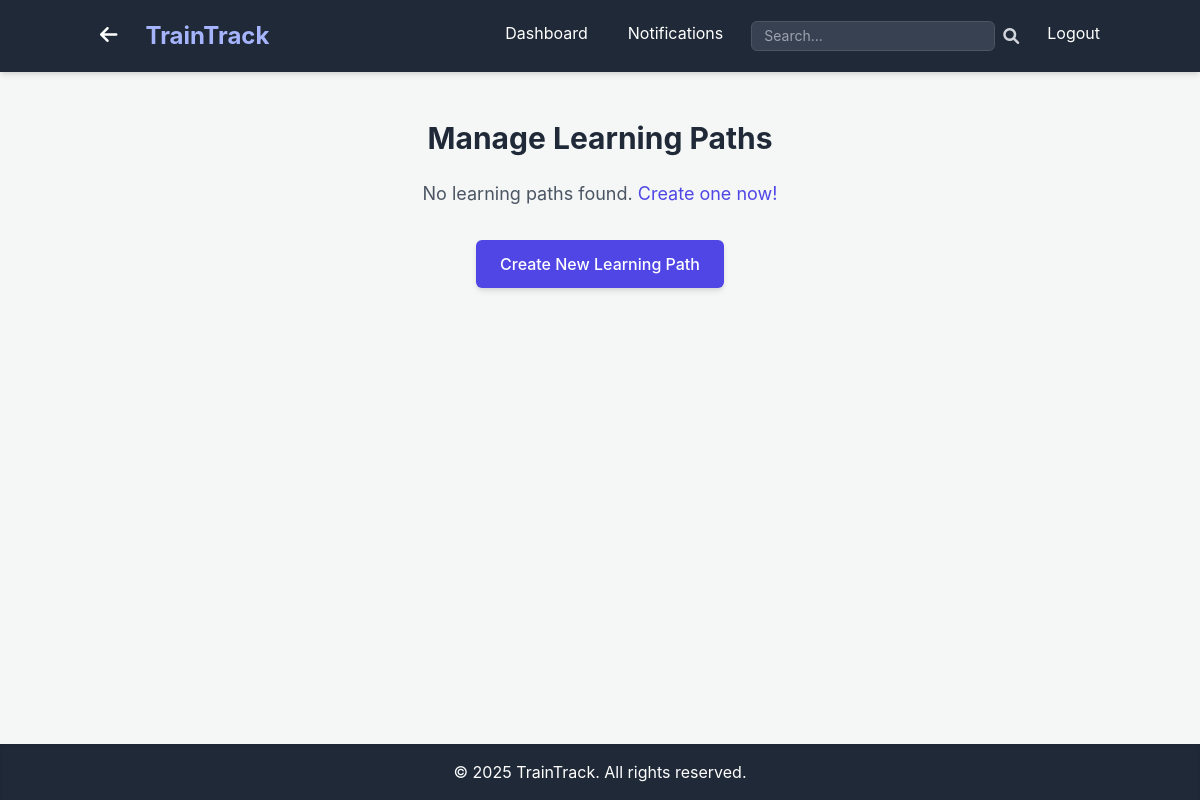
Before: /admin/learning_paths (signed in) with the older database file.
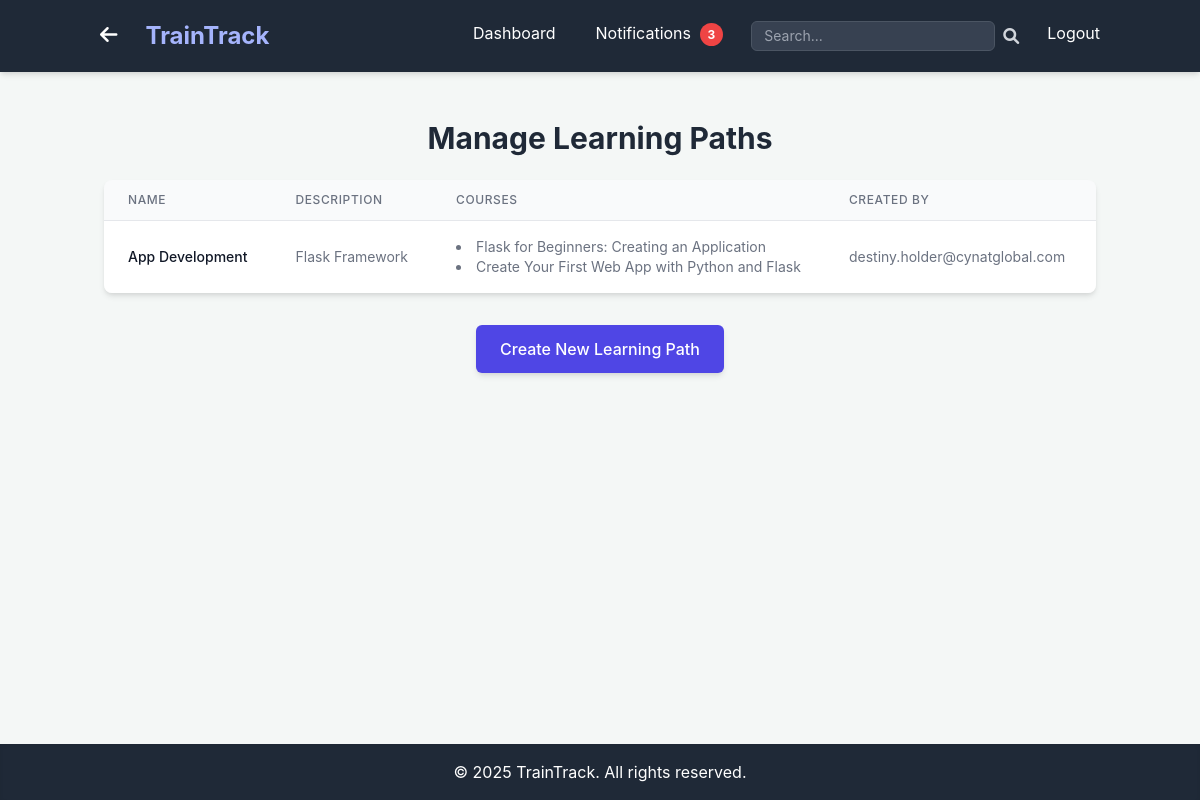
After: the same page with the newer database file.
### app.py (models this page shows, shortened)
class LearningPath(db.Model):
    id = db.Column(db.Integer, primary_key=True)
    name = db.Column(db.String(120), nullable=False)
    description = db.Column(db.Text, nullable=True)
    created_at = db.Column(db.DateTime, default=datetime.utcnow)
    created_by_id = db.Column(db.Integer, db.ForeignKey('user.id'), nullable=False)
    courses = relationship('Course', secondary=learning_path_courses, back_populates='learning_paths')
    assignments = db.relationship('Assignment', backref='learning_path', lazy=True)

class Course(db.Model):
    id = db.Column(db.Integer, primary_key=True)
    name = db.Column(db.String(120), nullable=False)
    description = db.Column(db.Text, nullable=True)
    course_link = db.Column(db.String(255), nullable=True) # New field for external link
    domain = db.Column(db.String(50), nullable=True) # Changed from 'category' to 'domain'
    created_at = db.Column(db.DateTime, default=datetime.utcnow)
    created_by_id = db.Column(db.Integer, db.ForeignKey('user.id'), nullable=False) # Admin who created it
    assessments = db.relationship('Assessment', backref='course', lazy=True)
    assignments = db.relationship('Assignment', backref='course', lazy=True)
    modules = db.relationship('Module', backref='course', lazy=True) # New relationship for modules
    learning_paths = relationship('LearningPath', secondary=learning_path_courses, back_populates='courses')

class User(UserMixin, db.Model):
    id = db.Column(db.Integer, primary_key=True)
    username = db.Column(db.String(80), unique=True, nullable=False)
    password_hash = db.Column(db.String(128), nullable=False)
    role = db.Column(db.String(20), nullable=False, default='trainee')
    domain = db.Column(db.String(50), nullable=True) # New field for trainee/admin domain
    assignments_as_trainee = db.relationship('Assignment', foreign_keys='Assignment.trainee_id', backref='trainee', lazy=True)
    created_courses = db.relationship('Course', foreign_keys='Course.created_by_id', backref='creator', lazy=True)
    created_assessments = db.relationship('Assessment', foreign_keys='Assessment.created_by_id', backref='assessor_creator', lazy=True)
    created_learning_paths = db.relationship('LearningPath', foreign_keys='LearningPath.created_by_id', backref='path_creator', lazy=True)
    assigned_assignments = db.relationship('Assignment', foreign_keys='Assignment.assigned_by_id', backref='assigner', lazy=True)
    notifications_received = db.relationship('Notification', foreign_keys='Notification.recipient_id', backref='recipient', lazy=True)
    notifications_sent = db.relationship('Notification', foreign_keys='Notification.sender_id', backref='sender', lazy=True)
    graded_submissions = db.relationship('Submission', foreign_keys='Submission.graded_by_id', backref='grader', lazy=True)

### app.py (the view)
@app.route('/admin/learning_paths')
@login_required
@admin_required
def admin_view_learning_paths():
    current_year = datetime.now().year
    learning_paths = db.session.query(LearningPath).all()
    return render_template('admin/view_learning_paths.html', title='Manage Learning Paths', learning_paths=learning_paths, current_year=current_year)

### app.py (called while the page is built)
def role_required(role):
    def decorator(f):
        @wraps(f)
        def decorated_function(*args, **kwargs):
            if not current_user.is_authenticated or current_user.role != role:
                flash('You do not have permission to access this page.', 'danger')
                return redirect(url_for('dashboard')) # Redirect to dashboard or login
            return f(*args, **kwargs)
        return decorated_function
    return decorator

@login_manager.user_loader
def load_user(user_id):
    return db.session.get(User, int(user_id))

@app.context_processor
def inject_unread_notifications_count():
    if current_user.is_authenticated:
        unread_count = Notification.query.filter_by(recipient_id=current_user.id, is_read=False).count()
        return dict(unread_notifications_count=unread_count)
    return dict(unread_notifications_count=0)

### templates/admin/view_learning_paths.html (shortened to what this page needs)
{% extends "base.html" %}
{% block content %}
    <h1 class="text-3xl font-bold text-gray-800 mb-6 text-center">Manage Learning Paths</h1>
    {% if learning_paths %}
        <div class="overflow-x-auto bg-white rounded-lg shadow-md">
            <table class="min-w-full divide-y divide-gray-200">
                <thead class="bg-gray-50">
                    <tr>
                        <th scope="col" class="px-6 py-3 text-left text-xs font-medium text-gray-500 uppercase tracking-wider">
                            Name
                        </th>
                        <th scope="col" class="px-6 py-3 text-left text-xs font-medium text-gray-500 uppercase tracking-wider">
                            Description
                        </th>
                        <th scope="col" class="px-6 py-3 text-left text-xs font-medium text-gray-500 uppercase tracking-wider">
                            Courses
                        </th>
                        <th scope="col" class="px-6 py-3 text-left text-xs font-medium text-gray-500 uppercase tracking-wider">
                            Created By
                        </th>
                        <th scope="col" class="px-6 py-3 text-left text-xs font-medium text-gray-500 uppercase tracking-wider">
                        </th>
                    </tr>
                </thead>
                <tbody class="bg-white divide-y divide-gray-200">
                    {% for path in learning_paths %}
                    <tr>
                        <td class="px-6 py-4 whitespace-nowrap text-sm font-medium text-gray-900">
                            {{ path.name }}
                        </td>
                        <td class="px-6 py-4 whitespace-nowrap text-sm text-gray-500">
                            {{ path.description if path.description else 'N/A' }}
                        </td>
                        <td class="px-6 py-4 whitespace-nowrap text-sm text-gray-500">
                            {% if path.courses %}
                                <ul class="list-disc list-inside">
                                    {% for course in path.courses %}
                                        <li>{{ course.name }}</li>
                                    {% endfor %}
                                </ul>
                            {% else %}
                                No courses linked
                            {% endif %}
                        </td>
                        <td class="px-6 py-4 whitespace-nowrap text-sm text-gray-500">
                            {{ path.path_creator.username }}
                        </td>
                        <td class="px-6 py-4 whitespace-nowrap text-sm font-medium">
                        </td>
                    </tr>
                    {% endfor %}
                </tbody>
            </table>
        </div>
    {% else %}
        <p class="text-center text-gray-600 text-lg">No learning paths found. <a href="{{ url_for('create_learning_path') }}" class="text-indigo-600 hover:underline">Create one now!</a></p>
    {% endif %}
    <div class="mt-8 text-center">
        <a href="{{ url_for('create_learning_path') }}" class="inline-block bg-indigo-600 text-white px-6 py-3 rounded-md font-medium hover:bg-indigo-700 transition duration-300 shadow-md">
            Create New Learning Path
        </a>
    </div>
{% endblock %}

Changed rows visible on the page:
added LearningPath: name "App Development", description "Flask Framework", path_creator.username "destiny.holder@cynatglobal.com"
now on this page (row unchanged): Course: name "Flask for Beginners: Creating an Application"
now on this page (row unchanged): Course: name "Create Your First Web App with Python and Flask"
Other visible differences:
{{ unread_notifications_count }}: (not shown) → "3"
text no longer shown: "No learning paths found. Create one now!"
text now shown: "NAME DESCRIPTION COURSES CREATED BY"
